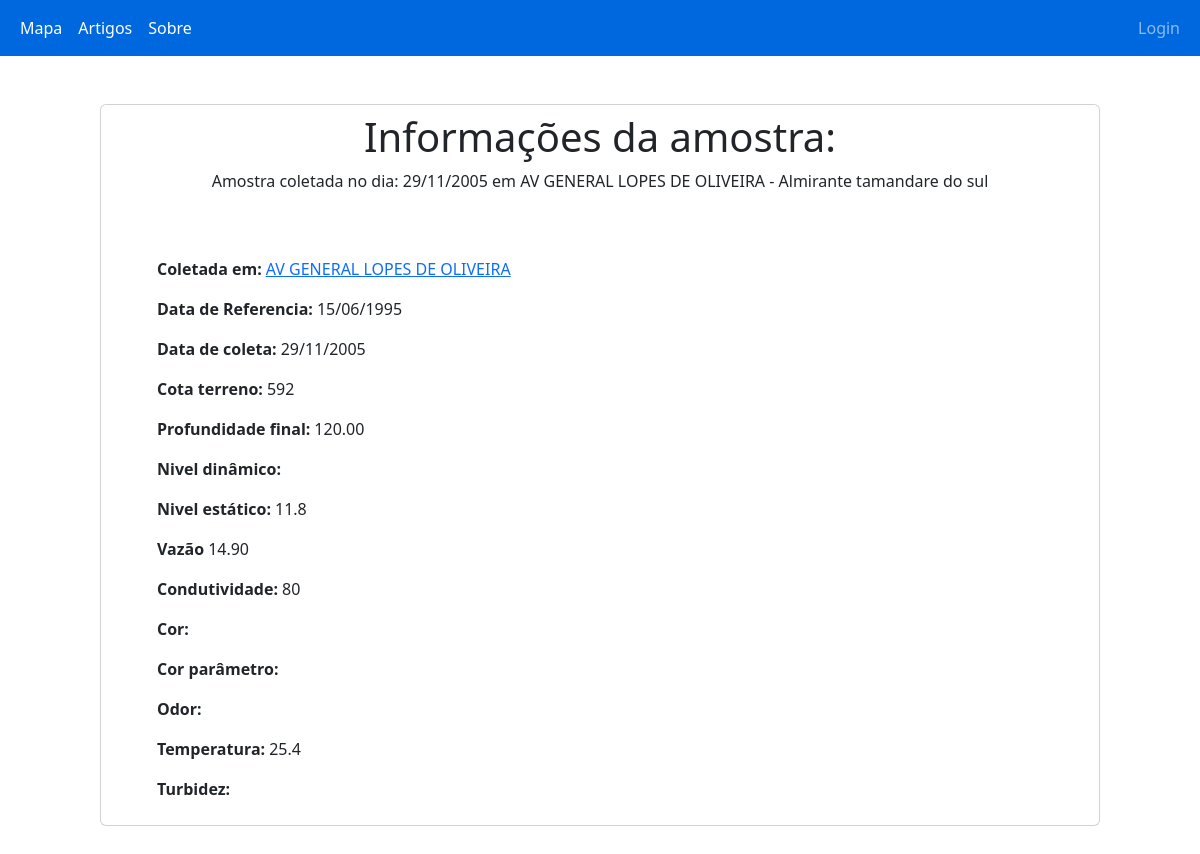
Screenshot of /php/amostra.php?ponto=4300016517 with the database file from the repository.
### tables this page shows
CREATE TABLE `amostra` (
  `idAmostra` int NOT NULL AUTO_INCREMENT,
  `ponto` bigint NOT NULL,
  `municipio` varchar(100) DEFAULT NULL,
  `idCriador` int DEFAULT NULL,
  `idEditor` int DEFAULT NULL,
  `dataPerfuracao` varchar(50) DEFAULT NULL,
  `dataAnalise` varchar(50) DEFAULT NULL,
  `cotaTerreno` varchar(50) DEFAULT NULL,
  `profundidadeFinal` varchar(50) DEFAULT NULL,
  `nivelDinamico` varchar(50) DEFAULT NULL,
  `nivelEstatico` varchar(50) DEFAULT NULL,
  `vazaoEspecifica` varchar(50) DEFAULT NULL,
  `vazaoEstabilizacao` varchar(50) DEFAULT NULL,
  `condutividade` varchar(50) DEFAULT NULL,
  `cor` varchar(50) DEFAULT NULL,
  `corParametro` varchar(45) DEFAULT NULL,
  `odor` varchar(45) DEFAULT NULL,
  `sabor` varchar(45) DEFAULT NULL,
  `temperatura` varchar(50) DEFAULT NULL,
  `turbidez` varchar(45) DEFAULT NULL,
  PRIMARY KEY (`idAmostra`)
);

CREATE TABLE `local` (
  `idLocal` int NOT NULL AUTO_INCREMENT,
  `ponto` bigint NOT NULL,
  `idCriador` int NOT NULL,
  `idEditor` int NOT NULL,
  `nome` varchar(150) NOT NULL,
  `lat` varchar(30) NOT NULL,
  `lng` varchar(30) NOT NULL,
  `tipo` varchar(100) DEFAULT NULL,
  `foto` varchar(1000) DEFAULT NULL,
  PRIMARY KEY (`idLocal`)
);

### php/session.php (called while the page is built, shortened)
<?php
    $logado = $_SESSION['logado'];
    if($logado == NULL or FALSE){
        $logado = FALSE;
    }
    else{
        $logado = TRUE;
    }
?>

### php/amostra.php (the view, shortened to what this page needs)
<!DOCTYPE html>
<html lang="pt-br">
<head>
    <link rel="stylesheet" href="../style/style.css">
    <link href="https://cdn.jsdelivr.net/npm/bootstrap@5.2.2/dist/css/bootstrap.min.css" rel="stylesheet">
</head>
<body>
<?php
    include_once "session.php";
    include_once "link.php";
    if ($logado == FALSE or NULL) {
        include_once "navbar.php";
    }else{
        include_once "navbarL.php";
    }
    $ponto = $_GET['ponto'];
    $query = mysqli_query($link,"SELECT * FROM amostra WHERE ponto = '$ponto'") or die (mysqli_error($link));
    $row = mysqli_fetch_assoc($query);
        ?>
        <?php
    $ponto = $row['ponto'];
    $query2 = mysqli_query($link,"SELECT nome, ponto FROM LOCAL WHERE ponto = '$ponto'") or die (mysqli_error($link));
    $row2 = mysqli_fetch_array($query2);
    function formatarData($dataOriginal) {
        $novaData = date("d-m-Y", strtotime($dataOriginal));
        $novaData = str_replace('-', '/', $novaData);
        return $novaData;
    }
?>
<div class='row'>
    <div class='d-flex justify-content-center'>
        <div class='container-fluid card col-10 m-5 p-2'>
            <div class="text-center">
                <h1>Informações da amostra:</h1>
                <p>Amostra coletada no dia: <?php echo formatarData($row['dataAnalise']) ?> em <?php echo $row2['nome'] ?> - <?php echo $row['municipio']?></p>
            </div>
        <div class="mx-5 mt-5 d-flex">
            <p class="me-1">Coletada em:</p>
            <a href="local.php?ponto=<?php echo $row2['ponto'] ?>"><?php echo $row2['nome'] ?></a>
        </div>
        <div class="mx-5 d-flex">
            <p class="me-1">Data de Referencia:</p>
            <p><?php echo formatarData($row['dataPerfuracao']) ?></p>
        </div>
        <div class="mx-5 d-flex">
            <p class="me-1">Data de coleta:</p>
            <p><?php echo formatarData($row['dataAnalise']) ?></p>
        </div>
        <div class="mx-5 d-flex">
            <p class="me-1">Cota terreno:</p>
            <p><?php echo $row['cotaTerreno']?></p>
        </div>
        <div class="mx-5 d-flex">
            <p class="me-1">Profundidade final:</p>
            <p><?php echo $row['profundidadeFinal']?></p>
        </div>
        <div class="mx-5 d-flex">
            <p class="me-1">Nivel dinâmico:</p>
        </div>
        <div class="mx-5 d-flex">
            <p class="me-1">Nivel estático:</p>
            <p><?php echo $row['nivelEstatico']?></p>
        </div>
        <div class="mx-5 d-flex">
            <p class="me-1">Vazão</p>
            <p><?php echo $row['vazaoEstabilizacao']?></p>
        </div>
        <div class="mx-5 d-flex">
            <p class="me-1">Condutividade:</p>
            <p><?php echo $row['condutividade']?></p>
        </div>
        <div class="mx-5 d-flex">
            <p class="me-1">Cor:</p>
        </div>
        <div class="mx-5 d-flex">
            <p class="me-1">Cor parâmetro:</p>
        </div>
        <div class="mx-5 d-flex">
            <p class="me-1">Odor:</p>
        </div>
        <div class="mx-5 d-flex">
            <p class="me-1">Temperatura:</p>
            <p><?php echo $row['temperatura']?></p>
        </div>
        <div class="mx-5 d-flex">
            <p class="me-1">Turbidez:</p>
        </div>
    </div>
</div>
</body>

### php/navbar.php
<nav class="navbar navbar-expand dblue navbar-dark">
    <div class="container-fluid">
        <ul class="navbar-nav">
            <li class="nav-item">
                <a class="nav-link active" href="index.php">Mapa</a>
            </li>
            <li class="nav-item">
                <a class="nav-link active" href="artigos.php">Artigos</a>
            </li>
            <li class="nav-item">
                <a class="nav-link active" href="sobre.php">Sobre</a>
            </li>
        </ul>
        <ul class="navbar-nav justify-content-end">
            <li class='nav-item active'> <a class='nav-link' href='login.php'>Login</a> </li>
        </ul>
    </div>
</nav>

### style/style.css (style rules this page uses)
.dblue { background-color: rgb(0, 104, 223); }
.me-1 { font-weight: 700; }

### rows the page displays
amostra: dataAnalise "29/11/2005", municipio "Almirante tamandare do sul", dataPerfuracao "15/06/1995", cotaTerreno "592", profundidadeFinal "120.00", nivelEstatico "11.8", vazaoEstabilizacao "14.90", condutividade "80", temperatura "25.4"
local: nome "AV GENERAL LOPES DE OLIVEIRA"
